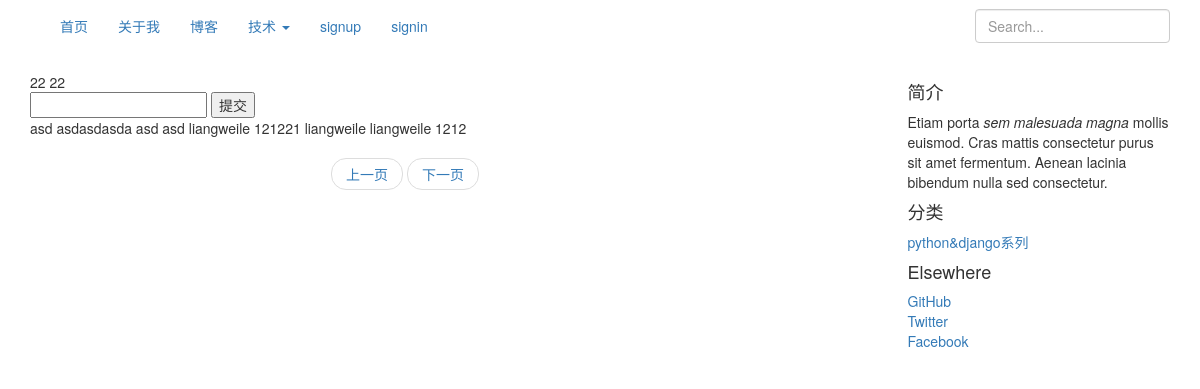
The app's page /post/22 with its own data.
### testblog/models.py (models this page shows, shortened)
class testblog_post(models.Model):
    title = models.CharField(max_length=150)
    body = models.TextField()
    category = models.ForeignKey(Category, default='')

class Comment(models.Model):
    username = models.CharField(max_length=50)#评论人
    content = models.TextField()#内容
    post = models.ForeignKey(testblog_post)

### testblog/views.py (the view)
# urls.py: url(r'post/(?P<post_name>\S+)', views.get_post_byname, name='post_url'),
def get_post_byname(req, post_name):
    find_post = testblog_post.objects.get(title=post_name)
    if req.POST:
        if req.user.is_authenticated:
            username = str(req.user.username)
            content = str(req.POST['content'])
            comment = Comment.objects.create(username=username, content=content, post=find_post)
            comment.save()
    comment_list = Comment.objects.filter(post=find_post)
    return render(req, 'post_byname.html', {'post': find_post, 'comment_list':comment_list})

### templates/post_byname.html
{% extends 'base.html' %}
{% block post %}
{{ post.title }}
{{ post.body }}
<form method="post">
    <input type="text" name="content">
    <button type="submit">提交</button>
</form>
{% for comment in comment_list reversed %}
    {{ comment.username }}
    {{ comment.content }}
{% endfor %}
{% endblock %}

### records on screen
testblog_post: title "22", body "22"
Comment: username "asd", content "asdasdasda"
Comment: username "asd", content "asd"
Comment: username "liangweile", content "121221"
Comment: username "liangweile"
Comment: username "liangweile", content "1212"
